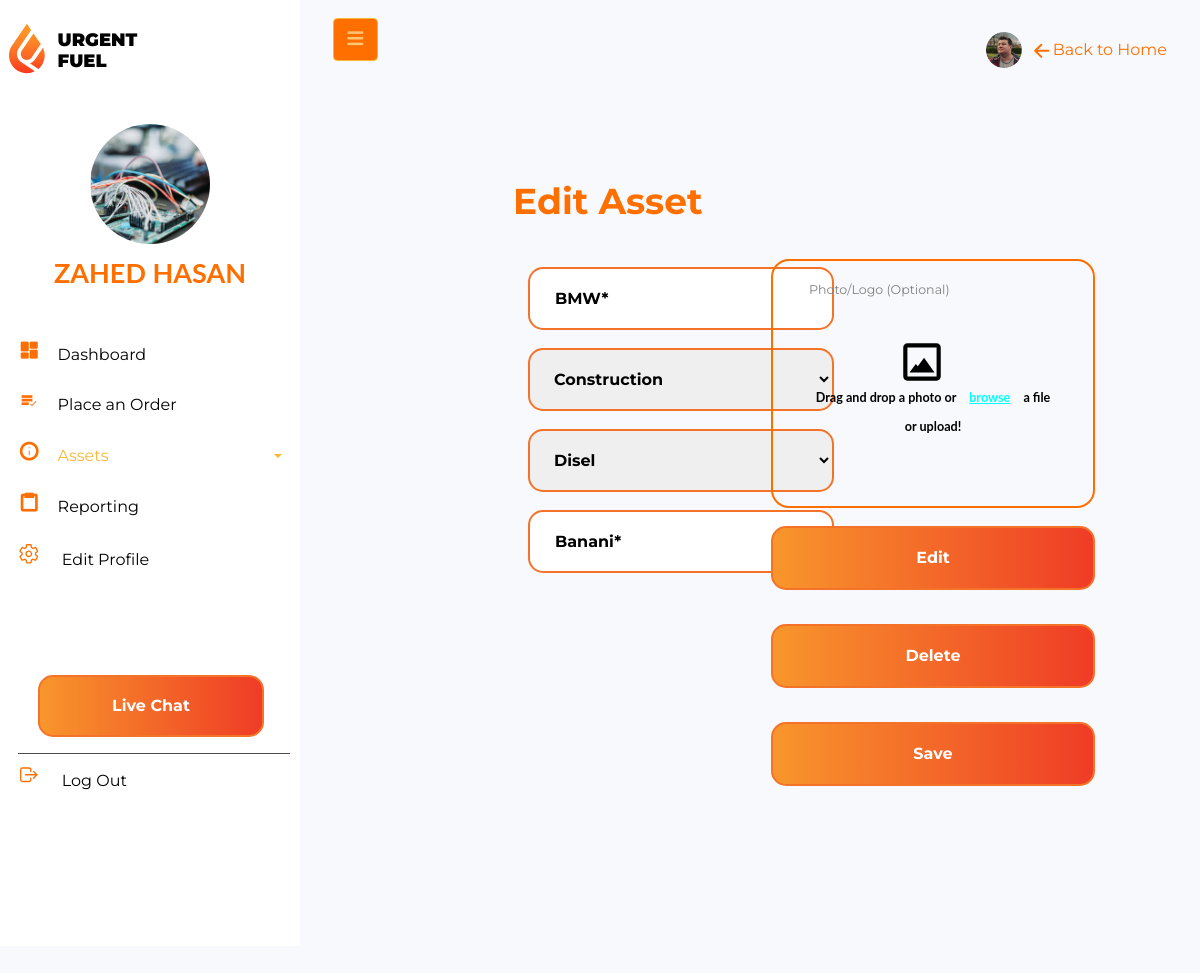
/edit_assets/86 (signed in), run on an earlier commit of the app's database.
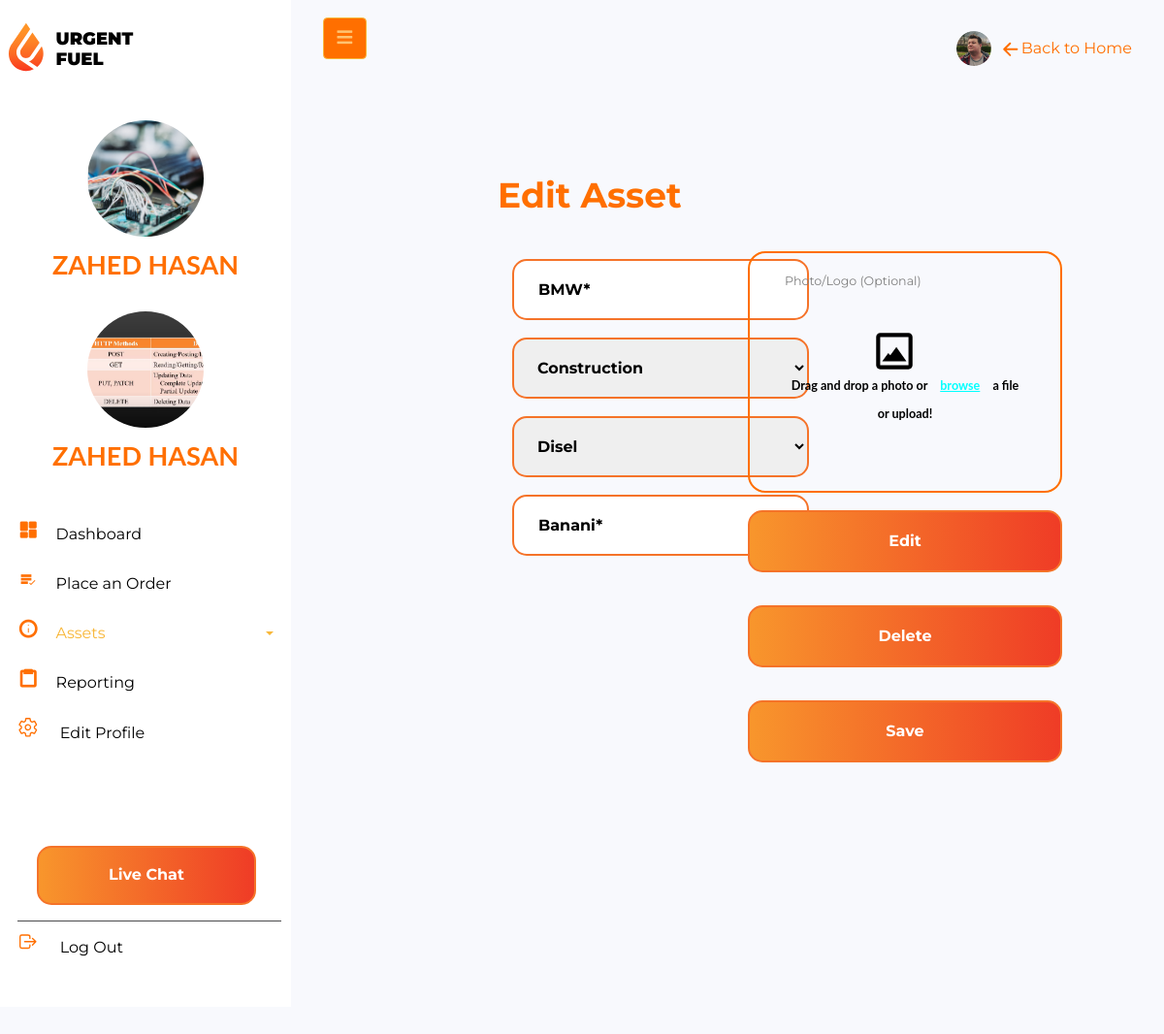
And on a later commit of the database.
### Uftl_App/models.py (models this page shows)
class Contact_Assets(models.Model):
    user = models.ForeignKey(User, on_delete=models.CASCADE)
    full_name = models.CharField(max_length=220)
    company_name = models.CharField(max_length=220, blank=True)
    phone_number = models.IntegerField()
    email = models.EmailField(max_length=220, blank=True)
    area = models.CharField(max_length=220)
    contact_photo = models.ImageField(upload_to='contact_files')
    city = models.CharField(max_length=300)
    billing_add = models.CharField(max_length=300)

### Uftl_App/views.py (the view)
# urls.py: path('edit_assets/<int:id>', views.edit_assets, name='edit_assets'),
@login_required()
def edit_assets(request, id):
    all_assets = Assets.objects.get(pk=id)
    ct_profile = Contact_Assets.objects.filter(user=request.user)
    ft_utils = fuel_utils.objects.all()
    if request.method == 'POST':
        all_assets.asset_name = request.POST.get('asset_name')
        all_assets.asset_type = request.POST.get('asset_type')
        all_assets.asset_location = request.POST.get('asset_location')
        all_assets.fuel_type = request.POST.get('fuel_type')
        all_assets.asset_photo = request.FILES['asset_photo']
    all_assets.save()
    print(all_assets)
    dict = {
        'all_assets': all_assets,
        'ct_profile': ct_profile,
        'ft_utils': ft_utils,
    }
    return render(request, 'Uftl_App/editasset.html', context=dict)

### templates/Uftl_App/editasset.html (shortened to what the changed rows need)
{% extends 'profile_base.html' %}
{% load static %} {% block title_block %}Order Dashboard{% endblock %}
{% block profile_block %}
<div class="wrapper d-flex align-items-stretch">
    <nav id="sidebar">
        <div class="p-2 pt-1">
            <div class="user_profile">
                {% for x in ct_profile %}
                    <a href="#" class="img logo rounded-circle mb-2" style="background-image: url({{ x.contact_photo.url }});"> </a>
                    <h3 class="text-center mb-4 username">{{ x.full_name }}</h3>
                {% endfor %}
            </div>
        </div>
    </nav>
    {% endblock %}

What changed in the data, as far as the page shows it:
added Contact_Assets: contact_photo (picture), full_name "ZAHED HASAN"
